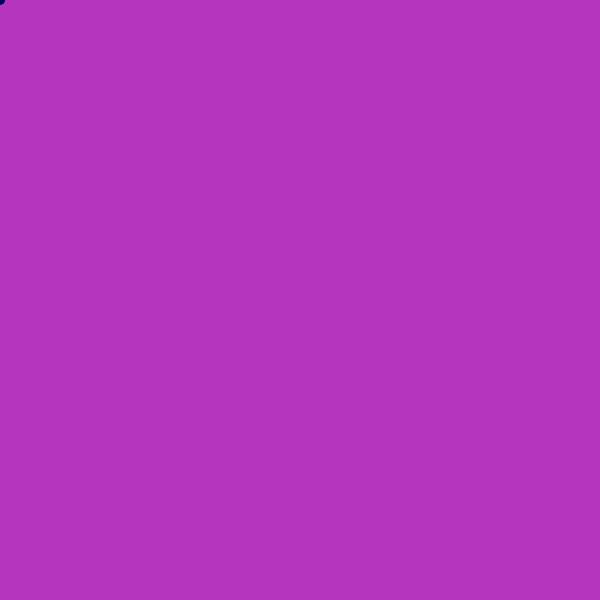
Frame 1 (no input)
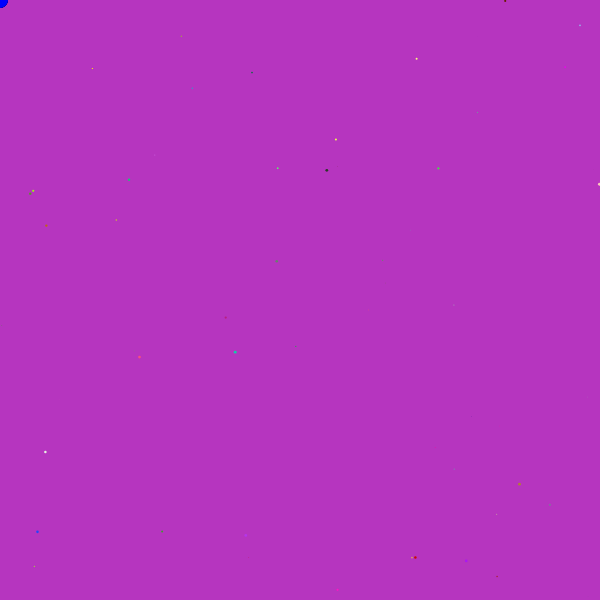
Frame 60 (no input)
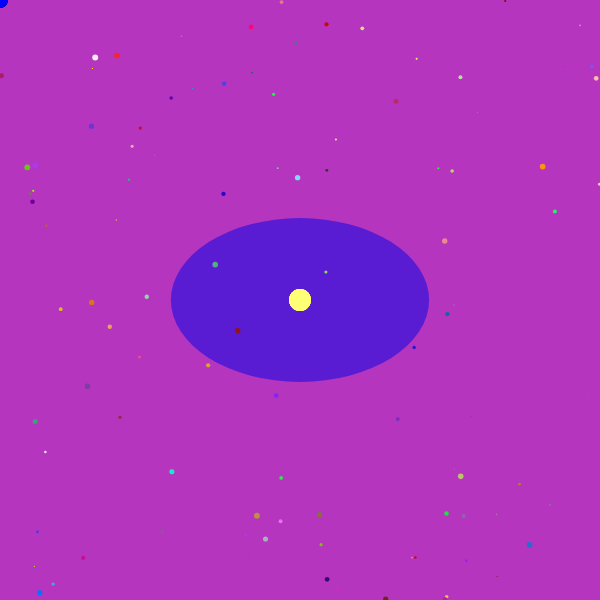
Frame 120 (the mouse pressed at the canvas centre since frame 60)

The p5.js sketch that drew these frames (run headless with seeded random() and noise() and a simulated clock; from frame 60 on, the mouse is pressed at the canvas centre):

// p5.js sketch
// ── sketch.js
// Study 1 - Ella
// Mirrored from OpenProcessing sketch 2901255.
// Original: https://openprocessing.org/sketch/2901255
// License shown on OpenProcessing: CC BY-NC-SA 3.0

let biggerCircleW = 10;
let biggerCircleH = 10;
let rectColorR = 255;
let rectColorG = 255;
let rectColorB = 255;
let size1 = 0;

function setup() {
  createCanvas(600, 600);
  rectMode(CENTER);
  background(random(255), random(255), random(255));
}

function draw() {
  noStroke();
  fill(mouseY, mouseX, random(255));
  ellipse(mouseX, mouseY, biggerCircleW, biggerCircleH);
  
  biggerCircleW = biggerCircleW + 0.1;
  biggerCircleH = biggerCircleH + 0.1;
  
  fill(rectColorR, rectColorG, rectColorB);
  rect(random(0, 600), random(0, 600), size1, size1, random(100));
  
  size1 = size1 + 0.05;

  rectColorR = random(255);
  rectColorG = random(255);
  rectColorB = random(255);
  
  if (size1 > 40) {
    size1 = size1 * -1;
  }

  console.log(size1);
}

function mousePressed() {
  fill(random(255), random(255), random(255));
  ellipse(mouseX, mouseY, random(400), random(400));
}
